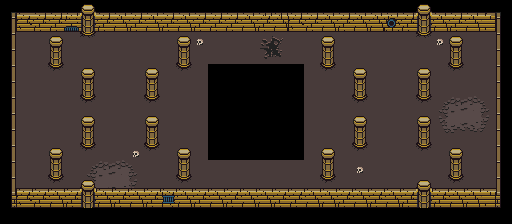

A 2D game scene composited from a Tiled map and its tileset images. What follows is a short description and the map's XML, with every tile layer's data as written:
An orthogonal 32x14 tile map with 16x16 px tiles, 5 tile layers (Floor1, Floor2 (Decoration), Walls (Collidable), Items1 (Collidable), ...), 1 hidden layer not drawn.

<map version="1.2" tiledversion="1.2.1" orientation="orthogonal" renderorder="right-down" width="32" height="14" tilewidth="16" tileheight="16" infinite="0" nextlayerid="7" nextobjectid="1">
 <tileset firstgid="1" source="../../../../tilesets/actual/UltimateTileset.tsx" />
 <layer id="1" name="Floor1" width="32" height="14">
  <data encoding="csv">
0,0,0,0,0,0,0,0,0,0,0,0,0,0,0,0,0,0,0,0,0,0,0,0,0,0,0,0,0,0,0,0,
0,0,0,0,0,0,0,0,0,0,0,0,0,0,0,0,0,0,0,0,0,0,0,0,0,0,0,0,0,0,0,0,
0,143,143,143,143,143,143,143,143,143,143,143,143,143,143,143,143,143,143,143,143,143,143,143,143,143,143,143,143,143,143,0,
0,143,143,143,143,143,143,143,143,143,143,143,143,143,143,143,143,143,143,143,143,143,143,143,143,143,143,143,143,143,143,0,
0,143,143,143,143,143,143,143,143,143,143,143,143,0,0,0,0,0,0,143,143,143,143,143,143,143,143,143,143,143,143,0,
0,143,143,143,143,143,143,143,143,143,143,143,143,0,0,0,0,0,0,143,143,143,143,143,143,143,143,143,143,143,143,0,
0,143,143,143,143,143,143,143,143,143,143,143,143,0,0,0,0,0,0,143,143,143,143,143,143,143,143,143,143,143,143,0,
0,143,143,143,143,143,143,143,143,143,143,143,143,0,0,0,0,0,0,143,143,143,143,143,143,143,143,143,143,143,143,0,
0,143,143,143,143,143,143,143,143,143,143,143,143,0,0,0,0,0,0,143,143,143,143,143,143,143,143,143,143,143,143,0,
0,143,143,143,143,143,143,143,143,143,143,143,143,0,0,0,0,0,0,143,143,143,143,143,143,143,143,143,143,143,143,0,
0,143,143,143,143,143,143,143,143,143,143,143,143,143,143,143,143,143,143,143,143,143,143,143,143,143,143,143,143,143,143,0,
0,143,143,143,143,143,143,143,143,143,143,143,143,143,143,143,143,143,143,143,143,143,143,143,143,143,143,143,143,143,143,0,
0,0,0,0,0,0,0,0,0,0,0,0,0,0,0,0,0,0,0,0,0,0,0,0,0,0,0,0,0,0,0,0,
0,0,0,0,0,0,0,0,0,0,0,0,0,0,0,0,0,0,0,0,0,0,0,0,0,0,0,0,0,0,0,0
</data>
 </layer>
 <layer id="2" name="Floor2 (Decoration)" width="32" height="14">
  <data encoding="csv">
0,0,0,0,0,0,0,0,0,0,0,0,0,0,0,0,0,0,0,0,0,0,0,0,0,0,0,0,0,0,0,0,
0,0,0,0,0,0,0,0,0,0,0,0,0,0,0,0,0,0,0,0,0,0,0,0,0,0,0,0,0,0,0,0,
0,0,0,0,0,84,0,0,0,0,0,0,222,0,0,0,129,130,0,0,0,0,0,0,0,0,84,222,0,0,0,0,
0,0,0,0,0,0,0,0,0,0,0,0,0,0,0,0,145,146,0,0,0,0,0,0,0,0,0,0,0,0,0,0,
0,0,0,83,0,0,0,0,0,0,0,83,0,0,0,0,0,0,0,0,83,0,0,0,0,0,0,0,83,0,0,0,
0,0,0,0,0,0,0,0,0,0,0,0,0,0,0,0,0,0,0,0,0,0,0,0,0,0,0,0,0,0,0,0,
0,0,0,0,0,83,0,0,0,83,0,0,0,0,0,0,0,0,0,0,0,0,83,0,0,0,83,117,118,119,120,0,
0,0,0,0,0,0,0,0,0,0,0,0,0,0,0,0,0,0,0,0,0,0,0,0,0,0,0,133,134,135,136,0,
0,0,0,0,0,0,0,0,0,0,0,0,0,0,0,0,0,0,0,0,0,0,0,0,0,0,0,149,150,151,152,0,
0,0,0,0,0,83,0,0,222,83,0,0,0,0,0,0,0,0,0,0,0,0,83,0,0,0,83,0,0,0,0,0,
0,0,0,0,0,117,118,119,120,0,0,0,0,0,0,0,0,0,0,0,0,0,222,0,0,0,0,0,0,0,0,0,
0,0,0,83,0,133,134,135,136,0,0,83,0,0,0,0,0,0,0,0,83,0,0,0,0,0,0,0,83,0,0,0,
0,0,0,0,0,149,150,151,152,0,0,0,0,0,0,0,0,0,0,0,0,0,0,0,0,0,0,0,0,0,0,0,
0,0,0,0,0,0,0,0,0,0,0,0,0,0,0,0,0,0,0,0,0,0,0,0,0,0,0,0,0,0,0,0
</data>
 </layer>
 <layer id="3" name="Walls (Collidable)" width="32" height="14">
  <data encoding="csv">
57,59,61,61,61,52,61,61,61,61,61,61,61,61,61,61,62,62,61,61,61,61,61,61,61,61,52,61,61,61,64,58,
77,28,29,29,43,68,29,30,29,30,29,30,29,29,29,30,29,30,28,29,30,29,30,30,11,29,68,30,29,30,31,78,
77,0,0,51,0,0,0,0,0,0,0,51,0,0,0,0,0,0,0,0,51,0,0,0,0,0,0,0,51,0,0,78,
77,0,0,67,0,0,0,0,0,0,0,67,0,0,0,0,0,0,0,0,67,0,0,0,0,0,0,0,67,0,0,78,
77,0,0,0,0,51,0,0,0,51,0,0,0,0,0,0,0,0,0,0,0,0,51,0,0,0,51,0,0,0,0,78,
77,0,0,0,0,67,0,0,0,67,0,0,0,0,0,0,0,0,0,0,0,0,67,0,0,0,67,0,0,0,0,78,
77,0,0,0,0,0,0,0,0,0,0,0,0,0,0,0,0,0,0,0,0,0,0,0,0,0,0,0,0,0,0,78,
77,0,0,0,0,51,0,0,0,51,0,0,0,0,0,0,0,0,0,0,0,0,51,0,0,0,51,0,0,0,0,78,
77,0,0,0,0,67,0,0,0,67,0,0,0,0,0,0,0,0,0,0,0,0,67,0,0,0,67,0,0,0,0,78,
77,0,0,51,0,0,0,0,0,0,0,51,0,0,0,0,0,0,0,0,51,0,0,0,0,0,0,0,51,0,0,78,
77,0,0,67,0,0,0,0,0,0,0,67,0,0,0,0,0,0,0,0,67,0,0,0,0,0,0,0,67,0,0,78,
77,60,60,60,60,52,60,60,60,60,60,60,60,60,60,60,60,60,60,60,60,60,60,60,60,60,52,60,60,60,60,78,
93,28,29,30,29,68,30,29,30,29,27,30,29,30,29,30,30,29,29,30,30,29,30,29,30,29,68,29,30,30,31,94,
0,0,0,0,0,0,0,0,0,0,0,0,0,0,0,0,0,0,0,0,0,0,0,0,0,0,0,0,0,0,0,0
</data>
 </layer>
 <layer id="4" name="Items1 (Collidable)" width="32" height="14">
  <data encoding="csv">
0,0,0,0,0,0,0,0,0,0,0,0,0,0,0,0,0,0,0,0,0,0,0,0,0,0,0,0,0,0,0,0,
0,0,0,0,0,0,0,0,0,0,0,0,0,0,0,0,0,0,0,0,0,0,0,0,0,0,0,0,0,0,0,0,
0,0,0,0,0,0,0,0,0,0,0,0,0,0,0,0,0,0,0,0,0,0,0,0,0,0,0,0,0,0,0,0,
0,0,0,0,0,0,0,0,0,0,0,0,0,0,0,0,0,0,0,0,0,0,0,0,0,0,0,0,0,0,0,0,
0,0,0,0,0,0,0,0,0,0,0,0,0,0,0,0,0,0,0,0,0,0,0,0,0,0,0,0,0,0,0,0,
0,0,0,0,0,0,0,0,0,0,0,0,0,0,0,0,0,0,0,0,0,0,0,0,0,0,0,0,0,0,0,0,
0,0,0,0,0,0,0,0,0,0,0,0,0,0,0,0,0,0,0,0,0,0,0,0,0,0,0,0,0,0,0,0,
0,0,0,0,0,0,0,0,0,0,0,0,0,0,0,0,0,0,0,0,0,0,0,0,0,0,0,0,0,0,0,0,
0,0,0,0,0,0,0,0,0,0,0,0,0,0,0,0,0,0,0,0,0,0,0,0,0,0,0,0,0,0,0,0,
0,0,0,0,0,0,0,0,0,0,0,0,0,0,0,0,0,0,0,0,0,0,0,0,0,0,0,0,0,0,0,0,
0,0,0,0,0,0,0,0,0,0,0,0,0,0,0,0,0,0,0,0,0,0,0,0,0,0,0,0,0,0,0,0,
0,0,0,0,0,0,0,0,0,0,0,0,0,0,0,0,0,0,0,0,0,0,0,0,0,0,0,0,0,0,0,0,
0,0,0,0,0,0,0,0,0,0,0,0,0,0,0,0,0,0,0,0,0,0,0,0,0,0,0,0,0,0,0,0,
0,0,0,0,0,0,0,0,0,0,0,0,0,0,0,0,0,0,0,0,0,0,0,0,0,0,0,0,0,0,0,0
</data>
 </layer>
 <layer id="5" name="Items2 (Triggerable)" width="32" height="14" visible="0">
  <data encoding="csv">
0,0,0,0,0,0,0,0,0,0,0,0,0,0,0,0,0,0,0,0,0,0,0,0,0,0,0,0,0,0,0,0,
0,0,0,0,0,0,0,0,0,0,0,0,0,0,0,0,0,0,0,0,0,0,0,0,0,0,0,0,0,0,0,0,
0,0,0,0,0,0,0,0,0,0,0,0,0,0,0,0,0,0,0,0,0,0,0,0,0,0,0,0,0,0,0,0,
0,0,0,0,0,0,0,0,0,0,0,0,0,0,0,0,0,0,0,0,0,0,0,0,0,0,0,0,0,0,0,0,
0,0,0,0,0,0,0,0,0,0,0,0,0,0,0,0,0,0,0,0,0,0,0,0,0,0,0,0,0,0,0,0,
0,0,0,0,0,0,0,0,0,0,0,0,0,0,0,0,0,0,0,0,0,0,0,0,0,0,0,0,0,0,0,0,
0,0,0,0,0,0,0,0,0,0,0,0,0,0,0,0,0,0,0,0,0,0,0,0,0,0,0,0,0,0,0,0,
0,0,0,0,0,0,0,0,0,0,0,0,0,0,0,0,0,0,0,0,0,0,0,0,0,0,0,0,0,0,0,0,
0,0,0,0,0,0,0,0,0,0,0,0,0,0,0,0,0,0,0,0,0,0,0,0,0,0,0,0,0,0,0,0,
0,0,0,0,0,0,0,0,0,0,0,0,0,0,0,0,0,0,0,0,0,0,0,0,0,0,0,0,0,0,0,0,
0,0,0,0,0,0,0,0,0,0,0,0,0,0,0,0,0,0,0,0,0,0,0,0,0,0,0,0,0,0,0,0,
0,0,0,0,0,0,0,0,0,0,0,0,0,0,0,0,0,0,0,0,0,0,0,0,0,0,0,0,0,0,0,0,
0,0,0,0,0,0,0,0,0,0,0,0,0,0,0,0,0,0,0,0,0,0,0,0,0,0,0,0,0,0,0,0,
0,0,0,0,0,0,0,0,0,0,0,0,0,0,0,0,0,0,0,0,0,0,0,0,0,0,0,0,0,0,0,0
</data>
 </layer>
 <layer id="6" name="Characters" width="32" height="14">
  <data encoding="csv">
0,0,0,0,0,0,0,0,0,0,0,0,0,0,0,0,0,0,0,0,0,0,0,0,0,0,0,0,0,0,0,0,
0,0,0,0,0,0,0,0,0,0,0,0,0,0,0,0,0,0,0,0,0,0,0,0,0,0,0,0,0,0,0,0,
0,0,0,0,0,0,0,0,0,0,0,0,0,0,0,0,0,0,0,0,0,0,0,0,0,0,0,0,0,0,0,0,
0,0,0,0,0,0,0,0,0,0,0,0,0,0,0,0,0,0,0,0,0,0,0,0,0,0,0,0,0,0,0,0,
0,0,0,0,0,0,0,0,0,0,0,0,0,0,0,0,0,0,0,0,0,0,0,0,0,0,0,0,0,0,0,0,
0,0,0,0,0,0,0,0,0,0,0,0,0,0,0,0,0,0,0,0,0,0,0,0,0,0,0,0,0,0,0,0,
0,0,0,0,0,0,0,0,0,0,0,0,0,0,0,0,0,0,0,0,0,0,0,0,0,0,0,0,0,0,0,0,
0,0,0,0,0,0,0,0,0,0,0,0,0,0,0,0,0,0,0,0,0,0,0,0,0,0,0,0,0,0,0,0,
0,0,0,0,0,0,0,0,0,0,0,0,0,0,0,0,0,0,0,0,0,0,0,0,0,0,0,0,0,0,0,0,
0,0,0,0,0,0,0,0,0,0,0,0,0,0,0,0,0,0,0,0,0,0,0,0,0,0,0,0,0,0,0,0,
0,0,0,0,0,0,0,0,0,0,0,0,0,0,0,0,0,0,0,0,0,0,0,0,0,0,0,0,0,0,0,0,
0,0,0,0,0,0,0,0,0,0,0,0,0,0,0,0,0,0,0,0,0,0,0,0,0,0,0,0,0,0,0,0,
0,0,0,0,0,0,0,0,0,0,0,0,0,0,0,0,0,0,0,0,0,0,0,0,0,0,0,0,0,0,0,0,
0,0,0,0,0,0,0,0,0,0,0,0,0,0,0,0,0,0,0,0,0,0,0,0,0,0,0,0,0,0,0,0
</data>
 </layer>
</map>
